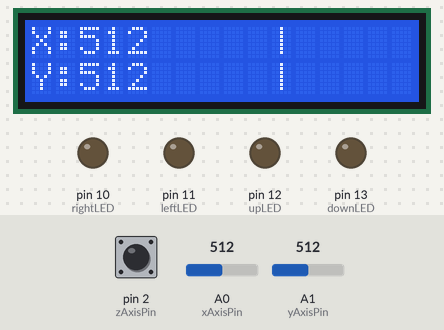
Recording of a sketch running on a simulated Arduino Uno, built with avr-gcc and run on an emulated ATmega328P. Shown: 16×2 character LCD, output pins drawn as LEDs (lit = HIGH). Dashed ring = blinking. The test bench sets the inputs (shaded band); at power-on: pin 2 (zAxisPin) HIGH, A0 (xAxisPin) = 512, A1 (yAxisPin) = 512.

Above: at 3.7 s.
3.8 s: pin 2 (zAxisPin) pulled LOW for 0.15 s
At 4.02 s:
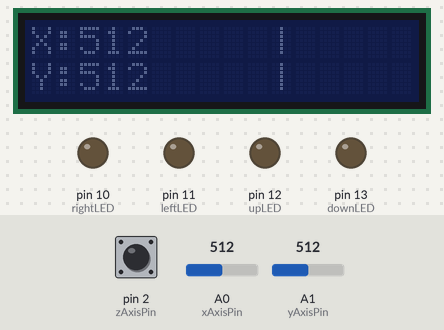
6.1 s: A0 (xAxisPin) set to 430
At 7.1 s:
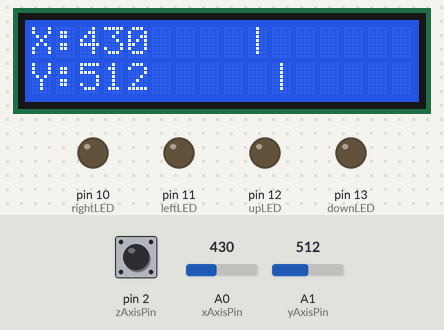
9.1 s: A0 (xAxisPin) set to 397
At 9.6 s:
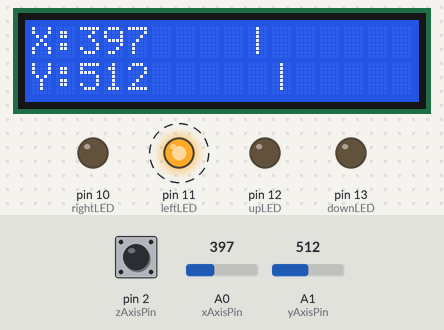
12.1 s: A1 (yAxisPin) set to 425
At 14.1 s:
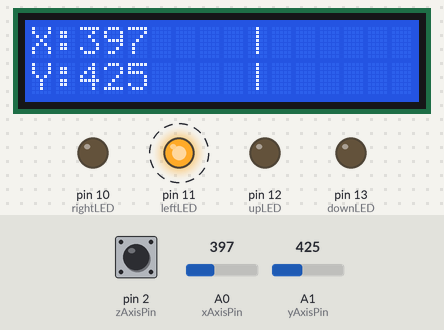
15.1 s: A1 (yAxisPin) set to 403
At 17.4 s:
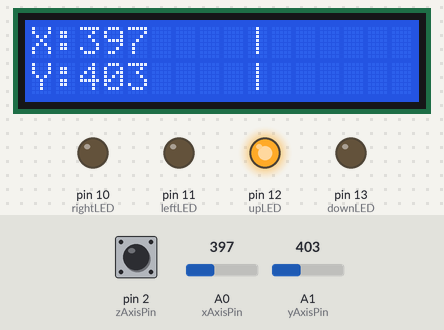
18.1 s: A1 (yAxisPin) set to 622
At 19.6 s:
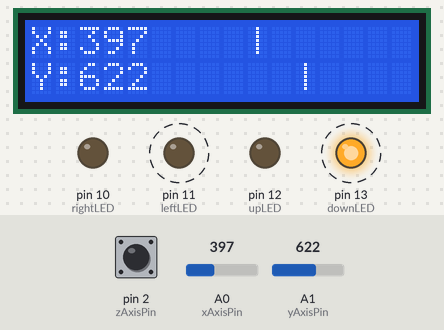
Timing chart, 0 to 22.1 s (numbered marks = the images above; inputs shaded):
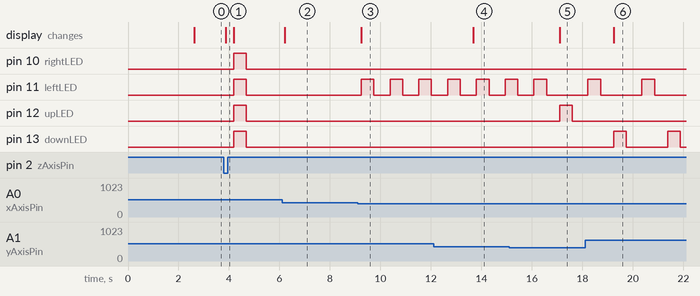

The sketch:

Joystick1.ino
```cpp
#include <Wire.h>
#include <LiquidCrystal_I2C.h>

LiquidCrystal_I2C lcd(0x27, 16, 2);

const int xAxisPin = 0;
const int yAxisPin = 1;
const int zAxisPin = 2;

const int rightLED = 10;
const int leftLED = 11;
const int upLED = 12;
const int downLED = 13;

void setup(){
  pinMode(zAxisPin, INPUT_PULLUP);
  pinMode(rightLED, OUTPUT);
  pinMode(leftLED, OUTPUT);
  pinMode(upLED, OUTPUT);
  pinMode(downLED, OUTPUT);

  lcd.init();
  lcd.backlight();

  lcd.print("ex 6.5");
  lcd.setCursor(0,1);
  lcd.print("Joystick");
  delay(2500);

  lcd.clear();
  lcd.setCursor(0,0);
  lcd.print("X: ");
  lcd.setCursor(0,1);
  lcd.print("Y: ");
  lcd.setCursor(15,1);
}

void loop(){
  int xValue = analogRead(xAxisPin);
  int yValue = analogRead(yAxisPin);
  int zValue = digitalRead(zAxisPin);

  int xDisplay = map(xValue, 0, 1023, 6, 15);
  int yDisplay = map(yValue, 0, 1023, 6, 15);

  lcd.setCursor(2,0);
  lcd.print("              ");

  lcd.setCursor(2,0);
  lcd.print(xValue);

  lcd.setCursor(xDisplay, 0);
  lcd.print("|");

  if(xValue < 412){
    digitalWrite(leftLED, HIGH);
    delay(500);
    digitalWrite(leftLED, LOW);
    delay(500);
  }else if(xValue > 612){
    digitalWrite(rightLED, HIGH);
    delay(500);
    digitalWrite(rightLED, LOW);
    delay(500);
  }

  lcd.setCursor(2,1);
  lcd.print("              ");

  lcd.setCursor(2,1);
  lcd.print(yValue);

  lcd.setCursor(yDisplay, 1);
  lcd.print("|");

  if(yValue < 412){
    digitalWrite(upLED, HIGH);
    delay(500);
    digitalWrite(upLED, LOW);
    delay(500);
  }else if(yValue > 612){
    digitalWrite(downLED, HIGH);
    delay(500);
    digitalWrite(downLED, LOW);
    delay(500);
  }

  if(zValue == LOW){
    lcd.noBacklight();
    delay(300);
    lcd.backlight();
    digitalWrite(rightLED, HIGH);
    digitalWrite(leftLED, HIGH);
    digitalWrite(upLED, HIGH);
    digitalWrite(downLED, HIGH);
    delay(500);
    digitalWrite(rightLED, LOW);
    digitalWrite(leftLED, LOW);
    digitalWrite(upLED, LOW);
    digitalWrite(downLED, LOW);
  }
  delay(100);
}
```

Measured:
- the behaviour switches between 412 and 411 on A0 (xAxisPin) (found by bisection; images 2 and 3)
- the behaviour switches between 412 and 411 on A1 (yAxisPin) (found by bisection; images 4 and 5)
- after the input at 3.8 s, pin 10 (rightLED), pin 11 (leftLED), pin 12 (upLED), pin 13 (downLED): LOW → HIGH after 0.38 s, → LOW 0.50 s later; the display: changes after 0.08 s (image 1)
- after the input at 6.1 s, the display: changes after 0.11 s (image 2)
- after the input at 9.1 s, pin 11 (leftLED): alternates HIGH for 0.50 s and LOW for 0.64 s, starting after 0.14 s; the display: changes after 0.14 s (image 3)
- after the input at 12.1 s, the display: changes after 1.6 s (image 4)
- after the input at 15.1 s, pin 11 (leftLED): goes on until 16.6 s, then stays LOW; pin 12 (upLED): LOW → HIGH after 2.0 s, → LOW 0.50 s later; the display: changes after 2.0 s (image 5)
- after the input at 18.1 s, pin 12 (upLED): stops changing and stays LOW; pin 13 (downLED): alternates HIGH for 0.50 s and LOW for 1.6 s, starting after 1.1 s; the display: changes after 1.1 s (image 6)
